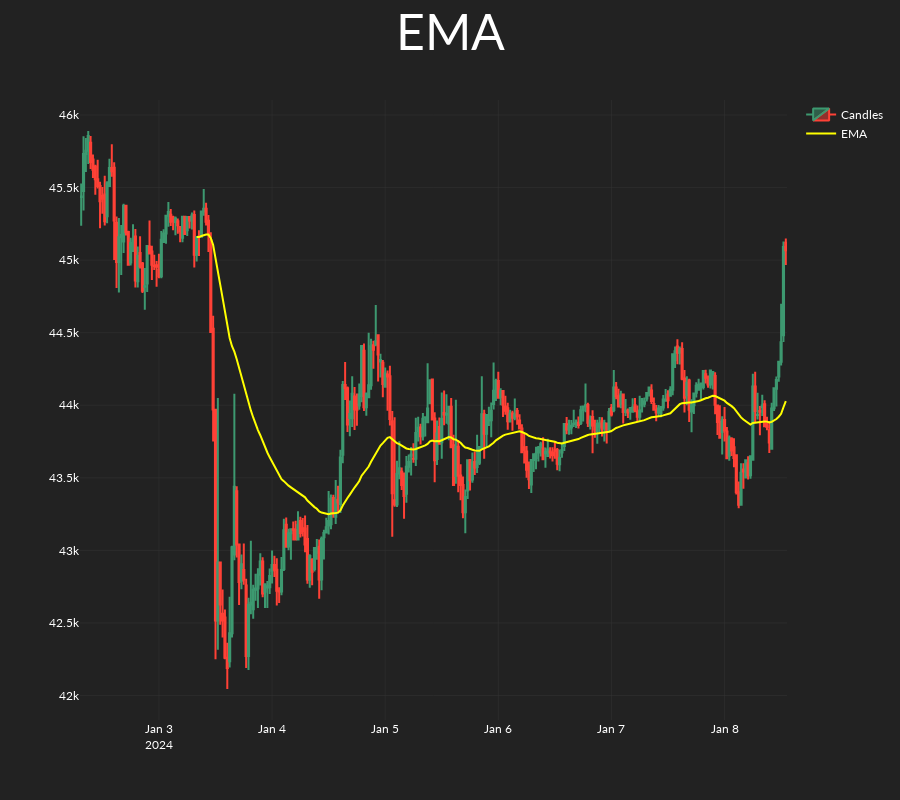

Here is the notebook cell this chart was saved with:
### Code cell
plot_ema(candles=candles, indicator=ema)

### Figure 1 — Plotly figure (JSON) as saved in the notebook; plotly's stock layout.template omitted (floating-point values rounded to 4 significant figures; data arrays with more than 128 entries replaced by an {"elided": "..."} marker saying what was removed)
{"data": [{"close": {"elided": "300 float values"}, "high": {"elided": "300 float values"}, "low": {"elided": "300 float values"}, "name": "Candles", "open": {"elided": "300 float values"}, "type": "candlestick", "x": {"elided": "300 str values"}}, {"line": {"color": "yellow"}, "name": "EMA", "type": "scatter", "x": {"elided": "300 str values"}, "y": {"elided": "300 float values"}}], "layout": {"height": 800, "title": {"font": {"size": 50}, "text": "EMA", "x": 0.5, "xanchor": "center"}, "xaxis": {"rangeslider": {"visible": false}}}}
